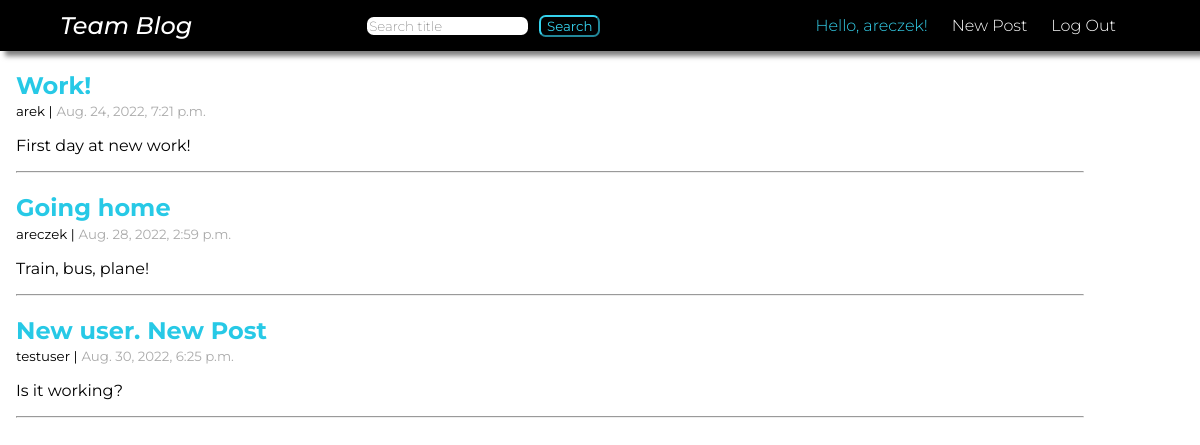
Screenshot of / (signed in) with the database file from the repository.
### pages/models.py (models this page shows, shortened)
class Page(models.Model):
    title = models.CharField(max_length=155)
    author = models.ForeignKey("auth.User", on_delete=models.CASCADE)
    body = models.TextField(max_length=255, blank=True)
    created = models.DateTimeField(auto_now_add=True)

### pages/views.py (the view)
# urls.py: path("", PageListView.as_view(), name="home"),
class PageListView(ListView):
    model = Page
    template_name = "home.html"

### templates/home.html
{% extends 'base.html' %}
{% load static %}
{% block content %}
{% for page in page_list %}
    <div class="page-list">
        <h2><a href="{% url 'pages_detail' page.pk %}">{{ page.title }}</a></h2>
        <small>{{ page.author }} |</small>
        <small class="time">{{ page.created }}</small>
        <p>{{ page.body }}</p>
        <hr class="post-separator">
    </div>
{% endfor %}
{% endblock content %}

### templates/base.html (shortened to what this page needs)
{% load static %}
<!DOCTYPE html>
<html lang="en">
<head>
    <link rel="stylesheet" href="{% static 'css/base.css' %}">
</head>
<body>
    <div class="head">
        <header>
            <a class="logo" href="{% url 'home' %}">Team Blog</a>
            <form action="{% url 'search_title' %}" method=POST>
                <input class="nav-search" type='search' placeholder="Search title" autocomplete="off", name="searched">
                <button class="btn-search" type="submit">Search</button>
            </form>
            <nav>
                <ul>
                    {% if user.is_authenticated %}
                        <li>Hello, {{ user.username }}!</li>
                        <li><a href="{% url 'create_post' %}">New Post</a></li>
                        <li><a href="{% url 'logout' %}">Log Out</a></li>
                    {% else %}
                        <li><a href="{% url 'login' %}">Login</a></li>
                        <li><a href="{% url 'signup' %}">Sign Up</a></li>
                     {% endif %}
                 </ul>
             </nav>
        </header>
    </div>
    {% block content %}
    {% endblock content %}
</body>
</html>

### static/css/base.css (style rules this page uses)
body { margin: 0; }
a { text-decoration: none; }
header { display: flex; justify-content: space-between; box-shadow: 5px 5px 5px rgba(0, 0, 0, 0.5); }
h2 { font-family: "Montserrat", sans-serif; font-weight: 500; font-weight: bold; margin-bottom: .1em; }
h2 a { color: rgb(39, 201, 230); text-decoration: double; }
hr { width: 90%; margin-left: 0; margin-right: 0; }
form p, p { font-family: "Montserrat", sans-serif; font-weight: 400; }
.page-list { margin-left: 1em; }
.head { background-color: black; margin: 0; width: 100% }
ul { list-style: none; display: flex; font-family: "Montserrat", sans-serif; font-weight: 300; }
li { color: rgb(53, 210, 237); padding-right: 1.5em; }
li a { color: rgb(255, 255, 255); }
.logo { font-family: "Montserrat", sans-serif; font-weight: 500; font-style: italic; font-size: 1.5rem; text-decoration: none; color: white; }
header { display: flex; justify-content: space-between; align-items: center; padding: 0 5%; }
.nav-search { border-radius: 0.5em; border-style: none; font-family: "Montserrat", sans-serif; font-weight: 200; }
.btn-search { margin-left: .5em; border-radius: 0.5em; border-color: rgb(53, 210, 237); background-color: black; color: rgb(53, 210, 237); font-family: "Montserrat", sans-serif; cursor: pointer; transition: color .2s, background-color .2s; }
.time { color: rgb(171, 171, 171); }
small { font-family: "Montserrat", sans-serif; }

### rows the page displays
Page: title "Work!", author "arek", created "Aug. 24, 2022, 7:21 p.m.", body "First day at new work!"
Page: title "Going home", author "areczek", created "Aug. 28, 2022, 2:59 p.m.", body "Train, bus, plane!"
Page: title "New user. New Post", author "testuser", created "Aug. 30, 2022, 6:25 p.m.", body "Is it working?"

### other values shown
{{ user.username }} "areczek"
